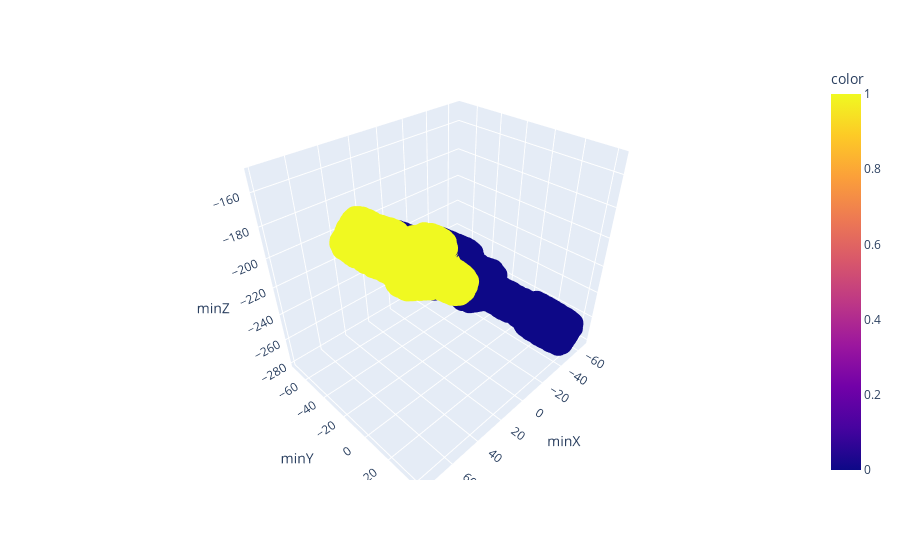

This figure's notebook cell:
### Code cell
import plotly.express as px
fig = px.scatter_3d(data_frame=train_df, x='minX', y='minY', z='minZ', color=labels)

fig.show()

### Figure 1 — Plotly figure (JSON) as saved in the notebook; plotly's stock layout.template omitted (floating-point values rounded to 4 significant figures; data arrays with more than 128 entries replaced by an {"elided": "..."} marker saying what was removed)
{"data": [{"hovertemplate": "minX=%{x}<br>minY=%{y}<br>minZ=%{z}<br>color=%{marker.color}<extra></extra>", "legendgroup": "", "marker": {"color": {"elided": "12839 int values"}, "coloraxis": "coloraxis", "symbol": "circle"}, "mode": "markers", "name": "", "scene": "scene", "showlegend": false, "type": "scatter3d", "x": {"elided": "12839 float values"}, "y": {"elided": "12839 float values"}, "z": {"elided": "12839 float values"}}], "layout": {"coloraxis": {"colorbar": {"title": {"text": "color"}}, "colorscale": [[0, "#0d0887"], [0.1111, "#46039f"], [0.2222, "#7201a8"], [0.3333, "#9c179e"], [0.4444, "#bd3786"], [0.5556, "#d8576b"], [0.6667, "#ed7953"], [0.7778, "#fb9f3a"], [0.8889, "#fdca26"], [1, "#f0f921"]]}, "legend": {"tracegroupgap": 0}, "margin": {"t": 60}, "scene": {"domain": {"x": [0, 1], "y": [0, 1]}, "xaxis": {"title": {"text": "minX"}}, "yaxis": {"title": {"text": "minY"}}, "zaxis": {"title": {"text": "minZ"}}}}}
